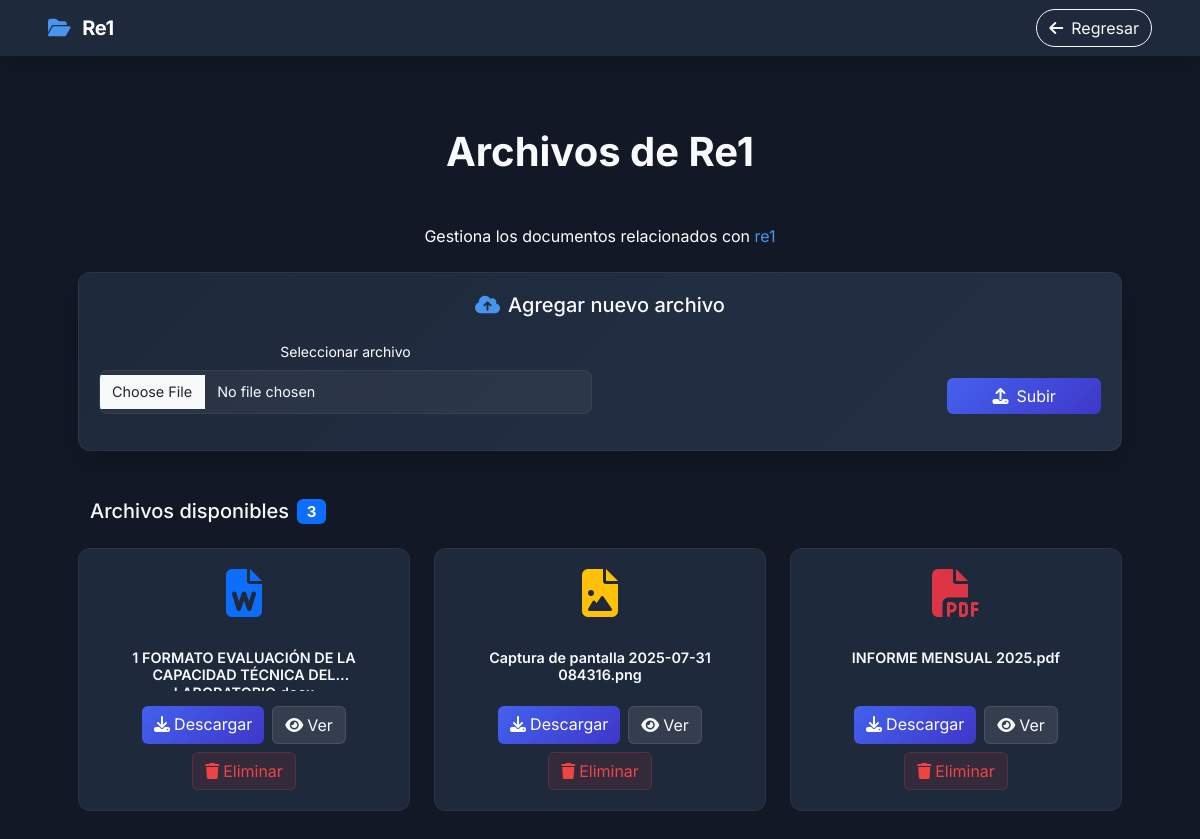
Screenshot of /views/procesos/sub/re1.php?id_proceso=42 (signed in) with the database file from the repository.
### tables this page shows
CREATE TABLE `gestion_subprocesos` (
  `id_sub` int(11) NOT NULL AUTO_INCREMENT,
  `nombre_sub` varchar(100) NOT NULL,
  `ruta_sub` varchar(100) NOT NULL,
  `id_proceso` int(11) NOT NULL,
  `Pro_padre` varchar(200) NOT NULL,
  `created_at` timestamp NOT NULL DEFAULT current_timestamp(),
  PRIMARY KEY (`id_sub`),
  KEY `id_proceso` (`id_proceso`),
  CONSTRAINT `gestion_subprocesos_ibfk_1` FOREIGN KEY (`id_proceso`) REFERENCES `gestion_botones` (`id_ges`)
);

CREATE TABLE `archivos` (
  `id_ar` int(11) NOT NULL AUTO_INCREMENT,
  `name_ar` varchar(255) NOT NULL,
  `ruta_ar` varchar(255) NOT NULL,
  `type_ar` varchar(50) DEFAULT NULL,
  `extension_ar` varchar(10) DEFAULT NULL,
  `origen_ar` varchar(100) NOT NULL,
  `Date_Subi_ar` datetime DEFAULT current_timestamp(),
  `deleted_ar` tinyint(1) DEFAULT 0,
  PRIMARY KEY (`id_ar`)
);

### models/PubliModel.php (called while the page is built, shortened)
<?php
require_once __DIR__ . '/../conexion/conexion.php';
class ArchivoModel
{
    private $conn;
    public function __construct()
    {
        $this->conn = conectaDb();
    }
    public function obtenerPorOrigen($origen)
    {
        $sql = "SELECT * FROM archivos WHERE origen_ar = ? AND deleted_ar = 0 ORDER BY Date_Subi_ar DESC";
        $stmt = $this->conn->prepare($sql);
        $stmt->execute([$origen]);
        return $stmt->fetchAll(PDO::FETCH_ASSOC);
    }
    public function buscarSubprocesoPorRuta($ruta, $idProceso)
    {
        $stmt = $this->conn->prepare("SELECT * FROM gestion_subprocesos WHERE ruta_sub = ? AND id_proceso = ?");
        $stmt->execute([$ruta, $idProceso]);
        return $stmt->fetch(PDO::FETCH_ASSOC);
    }
}

### conexion/conexion.php (called while the page is built)
<?php
 function conectaDb() {
    try
       {
        $conn = new PDO('mysql:host=localhost;dbname=sennova2;charset=utf8', 'root', '');
        $conn->setAttribute(PDO::ATTR_ERRMODE, PDO::ERRMODE_EXCEPTION);
        return $conn;
       }
    catch(PDOException $e){
        echo "Error: en la conexion ".$e->getMessage();
    }
 }

### views/procesos/sub/re1.php (the view, shortened to what this page needs)
<?php
require_once __DIR__ . '/../../../models/PubliModel.php';
$id_proceso = $_GET['id_proceso'] ?? $_GET['id_ges'] ?? null;
$archivoActual = basename(__FILE__, '.php');
$gestion = new ArchivoModel();
$subprocesoBD = $gestion->buscarSubprocesoPorRuta($archivoActual, $id_proceso);
$origen = $subprocesoBD['ruta_sub'];
$archivoPadre = $subprocesoBD['Pro_padre'];
$volverURL = "/sennova/views/procesos/{$archivoPadre}?id_ges={$id_proceso}";
$modelo = new ArchivoModel();
$archivos = $modelo->obtenerPorOrigen($origen);
function obtenerIcono($ext)
{
    $ext = strtolower($ext);
    switch ($ext) {
        case 'pdf':
            return '<i class="fas fa-file-pdf fa-3x text-danger mb-3"></i>';
        case 'doc':
        case 'docx':
            return '<i class="fas fa-file-word fa-3x text-primary mb-3"></i>';
        case 'jpg':
        case 'jpeg':
        case 'png':
        case 'gif':
            return '<i class="fas fa-file-image fa-3x text-warning mb-3"></i>';
    }
}
?>
<link href="https://cdn.jsdelivr.net/npm/bootstrap@5.3.2/dist/css/bootstrap.min.css" rel="stylesheet">
<link rel="stylesheet" href="https://cdnjs.cloudflare.com/ajax/libs/font-awesome/6.4.2/css/all.min.css">
<link href="https://unpkg.com/aos@2.3.1/dist/aos.css" rel="stylesheet">
<nav class="navbar navbar-expand-lg navbar-dark fixed-top" style="background-color: var(--card-bg); box-shadow: 0 4px 20px rgba(0, 0, 0, 0.2);">
    <div class="container-fluid px-3 px-md-4 px-lg-5">
        <span class="navbar-brand fw-bold">
            <i class="fas fa-folder-open me-2" style="color: var(--accent-color);"></i>
            <a class="text-white" style="text-decoration: none;" href="/sennova/inAdmin.php?vista=gestion">
                <?= htmlspecialchars(ucfirst($origen)) ?>
            </a>
        </span>
        <a href="<?= $volverURL ?>" class="btn btn-outline-light rounded-pill d-flex align-items-center">
            <i class="fas fa-arrow-left me-1 me-md-2"></i>
            <span class="d-none d-md-inline">Regresar</span>
        </a>
    </div>
</nav>
<div class="container-fluid py-4 py-md-5">
    <div class="row justify-content-center">
        <div class="col-12 col-lg-11">
            <div class=" px-3 text-center">
                <h1 class="fw-bold mb-2">Archivos de <?= htmlspecialchars(ucfirst($origen)) ?></h1>
            </div>
            <?php if ((isset($_SESSION['rol']) && $_SESSION['rol'] == 1) || ((isset($_SESSION['rol']) && $_SESSION['rol'] == 2) || (isset($_SESSION['rol'], $_SESSION['area']) && $_SESSION['rol'] == 3 && $_SESSION['area'] === 'electronica'))): ?>
                <p style="color: white;" class="mb-0 px-3 mt-5 text-center">
                    Gestiona los documentos relacionados con
                    <span style="color: var(--accent-color);">
                        <?= htmlspecialchars($origen) ?>
                    </span>
                </p>
                <div class="upload-section fade-in mt-4 mx-2 mx-md-3 text-center" data-aos="fade-up">
                    <div class="text-center">
                        <h5 class="mb-3 mb-md-4 d-flex align-items-center justify-content-center">
                            <i class="fas fa-cloud-upload-alt me-2" style="color: var(--accent-color);"></i>
                            Agregar nuevo archivo
                        </h5>
                    </div>
                    <form action="/sennova/routes/archiveSubproces.php?action=subir" method="POST" enctype="multipart/form-data" class="row g-2 g-md-3 align-items-end">
                        <div class="col-12 col-md-6">
                            <label for="archivoInput" class="form-label text-white small">Seleccionar archivo</label>
                            <input type="file" class="form-control custom-file-input" id="archivoInput" name="archivo" accept=".pdf,.doc,.docx,.xls,.xlsx,.jpg,.png" required>
                        </div>
                        <div class="col-12 col-md-6 col-lg-2 mt-2 mt-md-0">
                            <button type="submit" class="btn btn-download w-100 d-flex align-items-center justify-content-center">
                                <i class="fas fa-upload me-1 me-md-2"></i>
                                <span>Subir</span>
                            </button>
                        </div>
                    </form>
                </div>
            <?php endif; ?>
            <div class="mb-5 mt-4 mt-md-5 px-2 px-md-3">
                <h5 class="mb-3 mb-md-4 d-flex align-items-center px-1">
                    Archivos disponibles
                    <span class="badge bg-primary ms-2"><?= count($archivos) ?></span>
                </h5>
                <?php if (!empty($archivos)): ?>
                    <div class="row g-3 g-md-4">
                        <?php foreach ($archivos as $index => $archivo): ?>
                            <div class="col-12 col-sm-6 col-lg-4 fade-in delay-<?= ($index % 3) + 1 ?>" data-aos="fade-up" data-aos-delay="<?= ($index % 3) * 100 ?>">
                                <div class="file-card h-100 d-flex flex-column">
                                    <div class="text-center mb-2 mb-md-3">
                                        <?= obtenerIcono($archivo['extension_ar']) ?>
                                    </div>
                                    <h6 class="file-name text-center"><?= htmlspecialchars($archivo['name_ar']) ?></h6>
                                    <div class="mt-auto">
                                        <div class="d-flex justify-content-center gap-1 gap-md-2 flex-wrap">
                                            <a href="/sennova/routes/archiveSubproces.php?action=descargar&id=<?= $archivo['id_ar'] ?>"
                                                class="btn btn-download">
                                                <i class="fas fa-download me-1"></i>Descargar
                                            </a>
                                            <button class="btn btn-view"
                                                onclick="mostrarVistaPrevia('<?= htmlspecialchars($archivo['ruta_ar']) ?>', '<?= strtolower($archivo['extension_ar']) ?>')">
                                                <i class="fas fa-eye me-1"></i>Ver
                                            </button>
                                            <?php if ((isset($_SESSION['rol']) && $_SESSION['rol'] == 1) || ((isset($_SESSION['rol']) && $_SESSION['rol'] == 2) || (isset($_SESSION['rol'], $_SESSION['area']) && $_SESSION['rol'] == 3 && $_SESSION['area'] === 'electronica'))): ?>
                                                <a href="/sennova/routes/archiveSubproces.php?action=eliminar&id=<?= $archivo['id_ar'] ?>&origen=<?= urlencode($origen) ?>"
                                                    class="btn btn-delete"
                                                    onclick="return confirm('¿Estás seguro de que deseas eliminar este archivo?')">
                                                    <i class="fas fa-trash me-1"></i>Eliminar
                                                </a>
                                            <?php endif; ?>
                                        </div>
                                    </div>
                                </div>
                            </div>
                        <?php endforeach; ?>
                    </div>
                <?php endif; ?>
            </div>
        </div>
    </div>
</div>

### views/procesos/sub/re1.php (style rules this page uses)
.navbar-brand { font-weight: 700; letter-spacing: -0.5px; }
.upload-section { background: linear-gradient(135deg, var(--card-bg), #233044); border-radius: var(--border-radius); padding: 20px; margin-bottom: 30px; border: 1px solid rgba(255, 255, 255, 0.05); box-shadow: 0 10px 30px rgba(0, 0, 0, 0.2); }
.file-card { background-color: var(--card-bg); border-radius: var(--border-radius); padding: 20px; height: 100%; transition: var(--transition); border: 1px solid rgba(255, 255, 255, 0.05); position: relative; overflow: hidden; }
.file-card::before { content: ''; position: absolute; top: 0; left: 0; width: 100%; height: 4px; background: linear-gradient(90deg, var(--primary-color), var(--accent-color)); opacity: 0; transition: var(--transition); }
.file-name { font-weight: 600; font-size: 0.9rem; margin-bottom: 15px; display: -webkit-box; -webkit-line-clamp: 2; -webkit-box-orient: vertical; overflow: hidden; height: 42px; }
.btn-download { background: linear-gradient(135deg, var(--primary-color), var(--secondary-color)); color: white; border: none; }
.btn-view { background: rgba(255, 255, 255, 0.1); color: var(--text-light); border: 1px solid rgba(255, 255, 255, 0.1); }
.btn-delete { background: rgba(239, 68, 68, 0.1); color: #ef4444; border: 1px solid rgba(239, 68, 68, 0.2); }
.custom-file-input { background-color: rgba(255, 255, 255, 0.05); border: 1px solid rgba(255, 255, 255, 0.1); color: var(--text-light); padding: 10px 12px; border-radius: 8px; font-size: 0.9rem; }
.fade-in { animation: fadeIn 0.5s ease forwards; }
.delay-1 { animation-delay: 0.1s; }
.delay-2 { animation-delay: 0.2s; }
.delay-3 { animation-delay: 0.3s; }
@media (min-width: 1200px) { .container-fluid { max-width: 1200px; margin: 0 auto; } }

### rows the page displays
gestion_subprocesos: ruta_sub "Re1", ruta_sub "re1"
archivos: extension_ar "docx" (drawn), name_ar "1 FORMATO EVALUACIÓN DE LA CAPACIDAD TÉCNICA…"
archivos: extension_ar "png" (drawn), name_ar "Captura de pantalla 2025-07-31 084316.png"
archivos: extension_ar "pdf" (drawn), name_ar "INFORME MENSUAL 2025.pdf"

### other values shown
count($archivos) "3"
